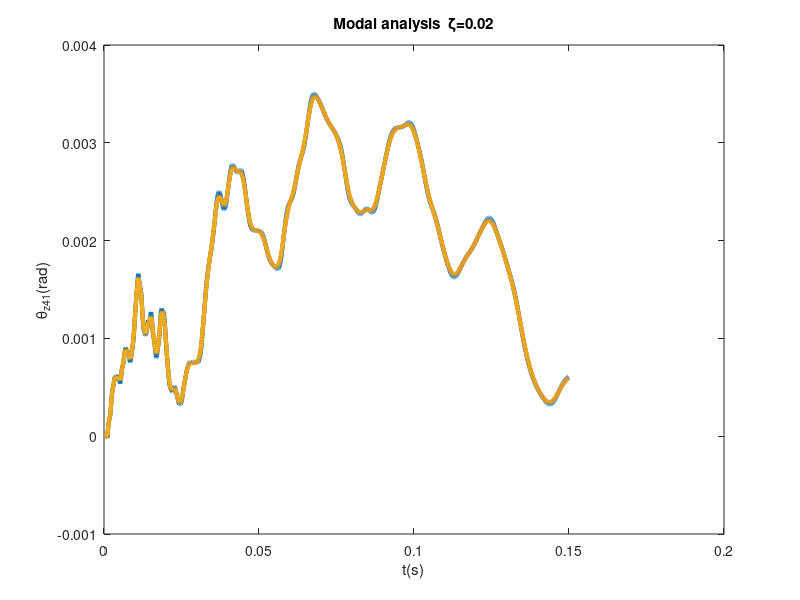

MATLAB code for this plot:
clear all
close all
load Project3_K_M.mat

NumNode = 51;       % Number of Nodes

%% K and M in 3D (306*306)
K_3D = full(K);      % Global Stiffness Matrix
M_3D = full(M);      % Global Mass Matrix

%% Reduce K and M from 3D to 2D
dof_2D = [];    % Dof Number in 2D case
for i = 1: NumNode
    dof_2D = [dof_2D, [1,2,6]+6*(i-1)];    
end
dof_2D;
% K and M in 2D (153*153)
K_2D = K_3D(dof_2D,dof_2D);
M_2D = M_3D(dof_2D,dof_2D);

%% Apply BCs (DOF1 = DOF2 = DOF152 = 0)
dof_BC = [1,2,152];
dof_all = 1:length(K_2D);
for i = 1:length(dof_BC)
    index = find(dof_all == dof_BC(i));
    dof_all(index) = [];
end
% Reduced K and M
Kr = K_2D(dof_all,dof_all);
Mr = M_2D(dof_all,dof_all);

%% Calculate Phi
L = chol(Mr)';
K_h = inv(L)*Kr*inv(L');
[vectors_V, values]=eig(K_h);

% Sort the eigenvalues and eigenvecgtors in ascending order
[values, index] = sort(diag(values));
vectors_V = vectors_V(:,index);

w = sqrt(values); % natural frequency

Phi = (L')\vectors_V;

%% Calculate C
zeta = 0.02;    % damping ratio
C = Phi'\diag(2*zeta*w)*inv(Phi);

% Testing Phi
% Phi'*Mr*Phi
% Phi'*Kr*Phi
% Phi'*C*Phi

%% Newmark beta method

for caseID = 1:3
    if caseID==1
        % Average acceleration
        beta = 1/4;
        gama = 1/2;
    elseif caseID==2
        % Algorithmically damped
        gama = 1/2+0.1;
        beta = 1/4*(gama+1/2)^2+0.1;
    elseif caseID==3
        % Hilber-Hughes-Taylor
        alpha = -0.1;
        beta = 1/4*(1-alpha)^2;
        gama = 1/2*(1-2*alpha);
    elseif caseID==4
        % Linear acceleration
        beta = 1/6;
        gama = 1/2;
    elseif caseID==5
        % Fox-Goodwin
        beta = 1/12;
        gama = 1/2;
    end

%     Omega_crit = (zeta*(gama-1/2)+sqrt(gama/2-beta+zeta^2*(gama-1/2)^2))/(gama/2-beta);
%     dt = Omega_crit/max(w);
%     
%     if isnan(dt)
%         dt = 0.0001;
%     end
    dt = 0.0001;
    t = 0.15;
    step = floor(t/dt);

    D = zeros(length(Kr),1);    % Displacement
    Dd = D;                     % Velocity
    Ddd = D;                    % Acceleration

    R = zeros(length(Kr),1);
    time = [0];
    for i = 1:step
        ti = dt*i;
        if ti<=0.01
            R(end-1) = 100000;  % Load vector
        else
            R = zeros(length(Kr),1);
        end

        Di = (1/(beta*dt^2)*Mr + gama/(beta*dt)*C +Kr)\...
            (R+Mr*(1/(beta*dt^2)*D(:,i) + 1/(beta*dt)*Dd(:,i) + (1/(2*beta)-1)*Ddd(:,i)) ...
            + C*( gama/(beta*dt)*D(:,i) + (gama/beta-1)*Dd(:,i) + (gama/beta-2)*dt/2*Ddd(:,i)));
        Ddi = gama/(beta*dt)*(Di-D(:,i))-(gama/beta-1)*Dd(:,i)-dt*(gama/(2*beta)-1)*Ddd(:,i);
        Dddi = 1/(beta*dt^2)*(Di-D(:,i)-dt*Dd(:,i))-(1/(2*beta)-1)*Ddd(:,i);
        D = [D,Di];
        Dd = [Dd,Ddi];
        Ddd = [Ddd,Dddi];
        time = [time,ti];

    end
    D;
    Dd;
    Ddd;

    % plotting
    plot(time,D(121,:),'LineWidth',3);
    xlabel('t(s)');
    ylabel('\theta_{z41}(rad)');
    title('Modal analysis  \zeta=0.02')
    hold on
end








